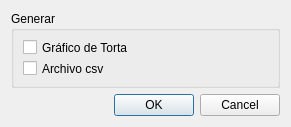
<?xml version="1.0" encoding="UTF-8"?>
<ui version="4.0">
 <class>Dialog</class>
 <widget class="QDialog" name="Dialog">
  <property name="geometry">
   <rect>
    <x>0</x>
    <y>0</y>
    <width>291</width>
    <height>127</height>
   </rect>
  </property>
  <property name="minimumSize">
   <size>
    <width>291</width>
    <height>127</height>
   </size>
  </property>
  <property name="maximumSize">
   <size>
    <width>291</width>
    <height>127</height>
   </size>
  </property>
  <property name="windowTitle">
   <string>Reparaciones por Sección</string>
  </property>
  <property name="windowIcon">
   <iconset resource="../recursos.qrc">
    <normaloff>:/recursos/iconos/add_seccion.png</normaloff>:/recursos/iconos/add_seccion.png</iconset>
  </property>
  <layout class="QVBoxLayout" name="verticalLayout">
   <item>
    <widget class="QGroupBox" name="groupBox">
     <property name="maximumSize">
      <size>
       <width>16777215</width>
       <height>85</height>
      </size>
     </property>
     <property name="title">
      <string>Generar</string>
     </property>
     <layout class="QFormLayout" name="formLayout">
      <item row="0" column="0">
       <widget class="QCheckBox" name="checkBox">
        <property name="text">
         <string>Gráfico de Torta</string>
        </property>
       </widget>
      </item>
      <item row="1" column="0">
       <widget class="QCheckBox" name="checkBox_2">
        <property name="text">
         <string>Archivo csv</string>
        </property>
       </widget>
      </item>
     </layout>
    </widget>
   </item>
   <item>
    <widget class="QDialogButtonBox" name="buttonBox">
     <property name="orientation">
      <enum>Qt::Horizontal</enum>
     </property>
     <property name="standardButtons">
      <set>QDialogButtonBox::Cancel|QDialogButtonBox::Ok</set>
     </property>
    </widget>
   </item>
  </layout>
 </widget>
 <resources>
  <include location="../recursos.qrc"/>
 </resources>
 <connections>
  <connection>
   <sender>buttonBox</sender>
   <signal>accepted()</signal>
   <receiver>Dialog</receiver>
   <slot>accept()</slot>
   <hints>
    <hint type="sourcelabel">
     <x>248</x>
     <y>254</y>
    </hint>
    <hint type="destinationlabel">
     <x>157</x>
     <y>274</y>
    </hint>
   </hints>
  </connection>
  <connection>
   <sender>buttonBox</sender>
   <signal>rejected()</signal>
   <receiver>Dialog</receiver>
   <slot>reject()</slot>
   <hints>
    <hint type="sourcelabel">
     <x>316</x>
     <y>260</y>
    </hint>
    <hint type="destinationlabel">
     <x>286</x>
     <y>274</y>
    </hint>
   </hints>
  </connection>
 </connections>
</ui>
